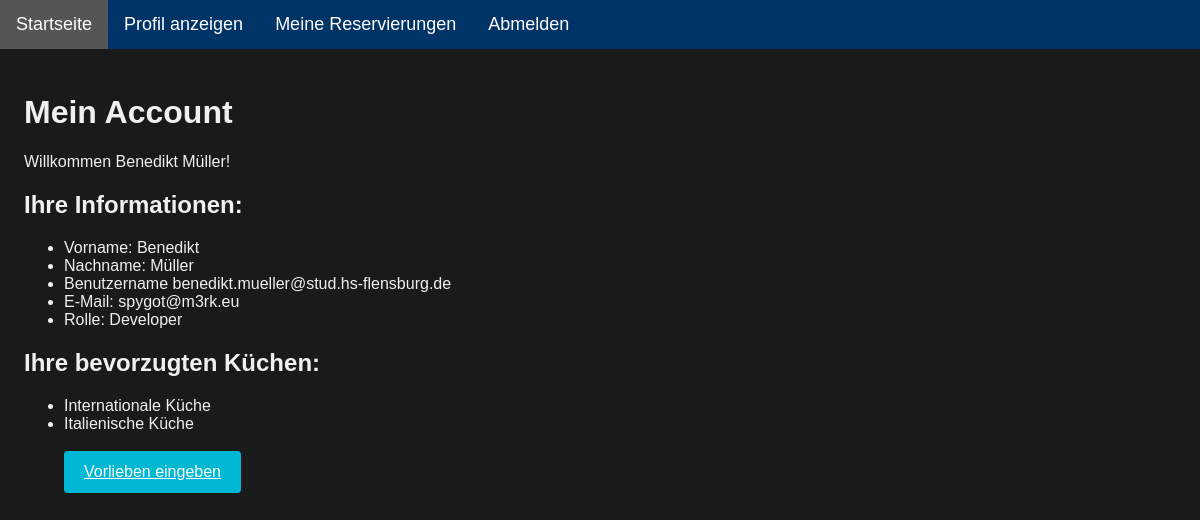
Page /restaurant/profile/ (signed in) on the committed database.
### restaurant/models.py (models this page shows, shortened)
class UserProfile(models.Model):
    user = models.OneToOneField(User, on_delete=models.CASCADE)
    phone_number = models.CharField(max_length=15, blank=True)
    role = models.CharField(max_length=50, choices=Choices.ROLE_CHOICES)
    age = models.IntegerField(default=0)

class DiningPreference(models.Model):
    customer = models.ForeignKey(UserProfile, on_delete=models.CASCADE)
    preferences = models.CharField(max_length=50, choices=Choices.PREFERENCE_CHOICES)

### restaurant/views.py (the view)
# urls.py: path('profile/', views.profile_view, name='profile_view'),
@login_required
def profile_view(request):
    userprofile = get_object_or_404(UserProfile, user = request.user)
    diningPreferences = DiningPreference.objects.filter(customer=userprofile)
    return render(request, 'restaurant/profile_view.html', {'user':request.user, 'userprofile':userprofile,'preferences':diningPreferences })

### restaurant/templates/restaurant/profile_view.html (shortened to what this page needs)
{%extends 'restaurant/base.html'%}
{%block content%}
<div class="mcontent">
    <h1>Mein Account</h1>
    <p>Willkommen {{user.first_name}} {{user.last_name}}!</p>
    <h2>Ihre Informationen: </h2>
    <ul>
    <li>Vorname: {{user.first_name}}</li>
    <li>Nachname: {{user.last_name}}</li>
    <li>Benutzername {{user.username}}</li>
    <li>E-Mail: {{user.email}}</li>
    <li>Rolle: {{userprofile.get_role_display}}</li>
    </ul>
    <h2>Ihre bevorzugten Küchen: </h2>
    <ul>
    {%for preference in preferences %}
        <li>{{preference.get_preferences_display}}</li>
    {%empty%}
        <li>Sie haben keine Vorlieben ausgewählt</li>
    {%endfor%}
    <br>
    <a href="{% url 'restaurant_list' %}" class="lbutton">Vorlieben eingeben</a>
    </ul>
</div>
{%endblock%}

### restaurant/static/restaurant/style.css (style rules this page uses)
body { font-family: Arial, sans-serif; margin: 0; padding: 0px; background-color: #1a1a1a; color: #f0f0f0; }
.mcontent { padding:2%; }
.lbutton { display: inline-block; color: white !important; text-align: center; background-color: #00b8d4; padding: 12px 20px; border: none; border-radius: 4px; cursor: pointer; font-size: 16px; transition: background-color 0.3s ease; }

### rows in the picture
UserProfile: role "Developer"
DiningPreference: preferences "Internationale Küche"
DiningPreference: preferences "Italienische Küche"

### other values in the picture
{{ user.first_name }} "Benedikt"
{{ user.last_name }} "Müller"
{{ user.username }} "benedikt.mueller@stud.hs-flensburg.de"
{{ user.email }} "spygot@m3rk.eu"
